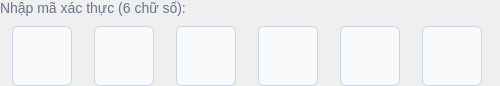
<?xml version="1.0" encoding="UTF-8"?>
<ui version="4.0">
 <class>OtpDigitsInput</class>
 <widget class="QWidget" name="OtpDigitsInput">
  <property name="geometry">
   <rect>
    <x>0</x>
    <y>0</y>
    <width>500</width>
    <height>80</height>
   </rect>
  </property>
  <layout class="QVBoxLayout" name="verticalLayout">
   <property name="spacing">
    <number>10</number>
   </property>
   <property name="leftMargin">
    <number>0</number>
   </property>
   <property name="topMargin">
    <number>0</number>
   </property>
   <property name="rightMargin">
    <number>0</number>
   </property>
   <property name="bottomMargin">
    <number>0</number>
   </property>
   <item>
    <widget class="QLabel" name="otpLabel">
     <property name="styleSheet">
      <string notr="true">font-size: 14px; color: #64748B;</string>
     </property>
     <property name="text">
      <string>Nhập mã xác thực (6 chữ số):</string>
     </property>
     <property name="class" stdset="0">
      <string>infoLabel</string>
     </property>
    </widget>
   </item>
   <item>
    <layout class="QHBoxLayout" name="otpDigitsLayout">
     <property name="spacing">
      <number>10</number>
     </property>
     <item>
      <widget class="QLineEdit" name="digit1">
       <property name="minimumSize">
        <size>
         <width>60</width>
         <height>60</height>
        </size>
       </property>
       <property name="maximumSize">
        <size>
         <width>60</width>
         <height>60</height>
        </size>
       </property>
       <property name="styleSheet">
        <string notr="true">border: 1px solid #CBD5E1;
border-radius: 6px;
background-color: #F9FAFB;
font-size: 24px;
font-weight: bold;
color: #1E293B;
padding: 0px;</string>
       </property>
       <property name="maxLength">
        <number>1</number>
       </property>
       <property name="alignment">
        <set>Qt::AlignCenter</set>
       </property>
       <property name="class" stdset="0">
        <string>otpDigit</string>
       </property>
      </widget>
     </item>
     <item>
      <widget class="QLineEdit" name="digit2">
       <property name="minimumSize">
        <size>
         <width>60</width>
         <height>60</height>
        </size>
       </property>
       <property name="maximumSize">
        <size>
         <width>60</width>
         <height>60</height>
        </size>
       </property>
       <property name="styleSheet">
        <string notr="true">border: 1px solid #CBD5E1;
border-radius: 6px;
background-color: #F9FAFB;
font-size: 24px;
font-weight: bold;
color: #1E293B;
padding: 0px;</string>
       </property>
       <property name="maxLength">
        <number>1</number>
       </property>
       <property name="alignment">
        <set>Qt::AlignCenter</set>
       </property>
       <property name="class" stdset="0">
        <string>otpDigit</string>
       </property>
      </widget>
     </item>
     <item>
      <widget class="QLineEdit" name="digit3">
       <property name="minimumSize">
        <size>
         <width>60</width>
         <height>60</height>
        </size>
       </property>
       <property name="maximumSize">
        <size>
         <width>60</width>
         <height>60</height>
        </size>
       </property>
       <property name="styleSheet">
        <string notr="true">border: 1px solid #CBD5E1;
border-radius: 6px;
background-color: #F9FAFB;
font-size: 24px;
font-weight: bold;
color: #1E293B;
padding: 0px;</string>
       </property>
       <property name="maxLength">
        <number>1</number>
       </property>
       <property name="alignment">
        <set>Qt::AlignCenter</set>
       </property>
       <property name="class" stdset="0">
        <string>otpDigit</string>
       </property>
      </widget>
     </item>
     <item>
      <widget class="QLineEdit" name="digit4">
       <property name="minimumSize">
        <size>
         <width>60</width>
         <height>60</height>
        </size>
       </property>
       <property name="maximumSize">
        <size>
         <width>60</width>
         <height>60</height>
        </size>
       </property>
       <property name="styleSheet">
        <string notr="true">border: 1px solid #CBD5E1;
border-radius: 6px;
background-color: #F9FAFB;
font-size: 24px;
font-weight: bold;
color: #1E293B;
padding: 0px;</string>
       </property>
       <property name="maxLength">
        <number>1</number>
       </property>
       <property name="alignment">
        <set>Qt::AlignCenter</set>
       </property>
       <property name="class" stdset="0">
        <string>otpDigit</string>
       </property>
      </widget>
     </item>
     <item>
      <widget class="QLineEdit" name="digit5">
       <property name="minimumSize">
        <size>
         <width>60</width>
         <height>60</height>
        </size>
       </property>
       <property name="maximumSize">
        <size>
         <width>60</width>
         <height>60</height>
        </size>
       </property>
       <property name="styleSheet">
        <string notr="true">border: 1px solid #CBD5E1;
border-radius: 6px;
background-color: #F9FAFB;
font-size: 24px;
font-weight: bold;
color: #1E293B;
padding: 0px;</string>
       </property>
       <property name="maxLength">
        <number>1</number>
       </property>
       <property name="alignment">
        <set>Qt::AlignCenter</set>
       </property>
       <property name="class" stdset="0">
        <string>otpDigit</string>
       </property>
      </widget>
     </item>
     <item>
      <widget class="QLineEdit" name="digit6">
       <property name="minimumSize">
        <size>
         <width>60</width>
         <height>60</height>
        </size>
       </property>
       <property name="maximumSize">
        <size>
         <width>60</width>
         <height>60</height>
        </size>
       </property>
       <property name="styleSheet">
        <string notr="true">border: 1px solid #CBD5E1;
border-radius: 6px;
background-color: #F9FAFB;
font-size: 24px;
font-weight: bold;
color: #1E293B;
padding: 0px;</string>
       </property>
       <property name="maxLength">
        <number>1</number>
       </property>
       <property name="alignment">
        <set>Qt::AlignCenter</set>
       </property>
       <property name="class" stdset="0">
        <string>otpDigit</string>
       </property>
      </widget>
     </item>
    </layout>
   </item>
  </layout>
 </widget>
 <resources/>
 <connections/>
</ui>
